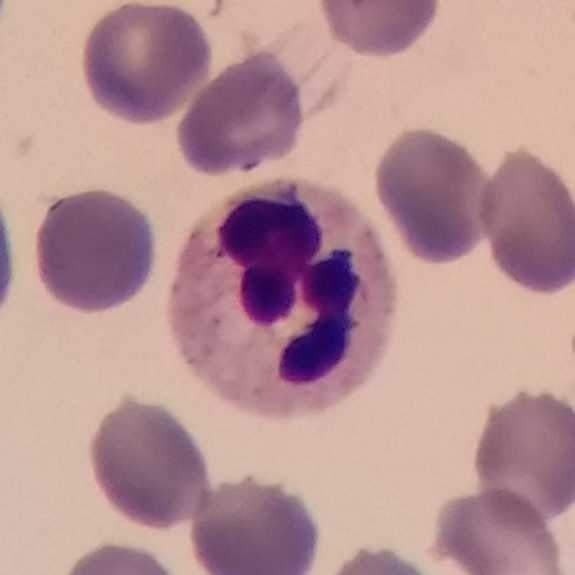
#> input picture data/TXL-PBC/images/test/00552f60c43350a0bf516cfbc13db058.png, 575 x 575 px
$ python -i match_txl_bloodmnist.py   (imports and definitions only)
#> lines starting #> are read from the running program, lines starting #| are printed output that depends on the picture
#> further down, picture is the input picture: PIL image 575x575 RGB; mean R, G, B 182.3, 145.3, 148.3
"""Find TXL-PBC images that are the same micrographs as BloodMNIST images.

TXL-PBC includes images from the PBC dataset (360 x 363 px), which is also BloodMNIST's source.
BloodMNIST was made by centre-cropping each PBC image to 200 x 200 and resizing. This script
applies the same transform to every TXL-PBC image of that size and finds its nearest BloodMNIST
image (64 px copy in data/bloodmnist). A match below the distance threshold means it is the same
micrograph, which gives
  * a leakage check: TXL-PBC crops matched to BloodMNIST *train* images were seen in training;
  * WBC-type labels for TXL-PBC cells, so the detector-crop pipeline can be scored on matched
    cells that are NOT in the BloodMNIST training split.

Writes reports/wbc_classifier/txl_bloodmnist_matches.json.
"""

from __future__ import annotations

import json
from pathlib import Path

import numpy as np
from PIL import Image

ROOT = Path(__file__).resolve().parents[1]
BM = ROOT / "data" / "bloodmnist"
TXL = ROOT / "data" / "TXL-PBC"
OUT = ROOT / "reports" / "wbc_classifier" / "txl_bloodmnist_matches.json"
SIDE = 64
THRESH = 6.0  # mean absolute difference in 0..255 grey levels at 64 px; same image ~ 1-3, different > 20


def to_bm(image: Image.Image) -> np.ndarray:
    w, h = image.size
#> w = 575; h = 575
    left, top = (w - 200) // 2, (h - 200) // 2
#> left = 187; top = 187
    crop = image.convert("RGB").crop((left, top, left + 200, top + 200)).resize((SIDE, SIDE), Image.BICUBIC)
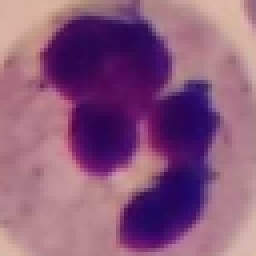
#> crop: PIL image 64x64 RGB (shown 4 times larger); mean R, G, B 139.5, 89.6, 124.1
    return np.asarray(crop, dtype=np.float32)


def main() -> None:
    files = sorted(BM.glob("*/*/*.png"))
    bank = np.stack([np.asarray(Image.open(f).convert("RGB"), dtype=np.float32) for f in files])
    small = bank.reshape(len(files), 16, 4, 16, 4, 3).mean(axis=(2, 4)).reshape(len(files), -1)
    meta = [(f.parts[-3], f.parts[-2], f.name) for f in files]  # split, class, name

    matches = []
    for split in ("train", "val", "test"):
        for p in sorted((TXL / "images" / split).glob("*.png")):
            image = Image.open(p)
            if image.size != (360, 363):
                continue
            q = to_bm(image)
            qs = q.reshape(16, 4, 16, 4, 3).mean(axis=(1, 3)).reshape(-1)
            cand = np.argsort(np.abs(small - qs).mean(axis=1))[:20]  # coarse search, then exact
            d = np.abs(bank[cand] - q).mean(axis=(1, 2, 3))
            best = int(cand[d.argmin()])
            matches.append({"txl_split": split, "txl_image": p.name, "distance": round(float(d.min()), 2),
                            "matched": bool(d.min() < THRESH), "bm_split": meta[best][0],
                            "bm_class": meta[best][1], "bm_file": meta[best][2]})

    OUT.parent.mkdir(parents=True, exist_ok=True)
    OUT.write_text(json.dumps(matches, indent=2))
    dist = np.array([m["distance"] for m in matches])
    print(f"{len(matches)} TXL-PBC images of 360x363; distance quantiles "
          f"{np.percentile(dist, [0, 25, 50, 75, 90, 100]).round(2).tolist()}")
    for split in ("train", "val", "test"):
        ms = [m for m in matches if m["txl_split"] == split and m["matched"]]
        by = {s: sum(m["bm_split"] == s for m in ms) for s in ("train", "val", "test")}
        print(f"TXL {split}: {len(ms)} matched -> BloodMNIST splits {by}")


# [2 lines not run here, left out]

>>> from PIL import Image
>>> picture = Image.open('../data/TXL-PBC/images/test/00552f60c43350a0bf516cfbc13db058.png')
>>> result = to_bm(picture)

$ run again, on data/TXL-PBC/images/train/0243909c29df5f76919fdbef062c52cc.png
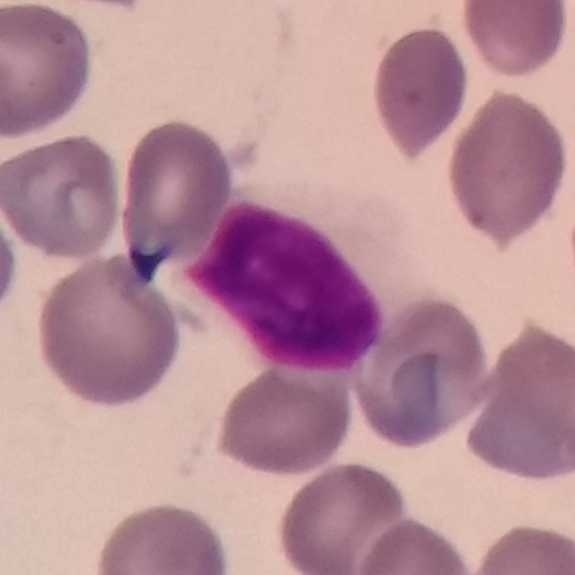
#> input picture data/TXL-PBC/images/train/0243909c29df5f76919fdbef062c52cc.png, 575 x 575 px
#> picture is the input picture: PIL image 575x575 RGB; mean R, G, B 184.5, 143.4, 152.8
#> in to_bm, `crop = image.convert("RGB").crop((left, top, left + 200, top + 200)).r..`:
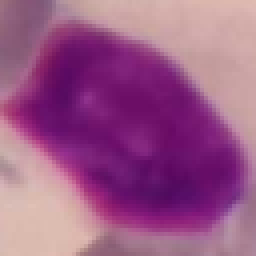
#> crop: PIL image 64x64 RGB (shown 4 times larger); mean R, G, B 155.6, 88.8, 135.9

$ run again, on data/TXL-PBC/images/val/000b241dc6d658eda115df7472e2b812.png
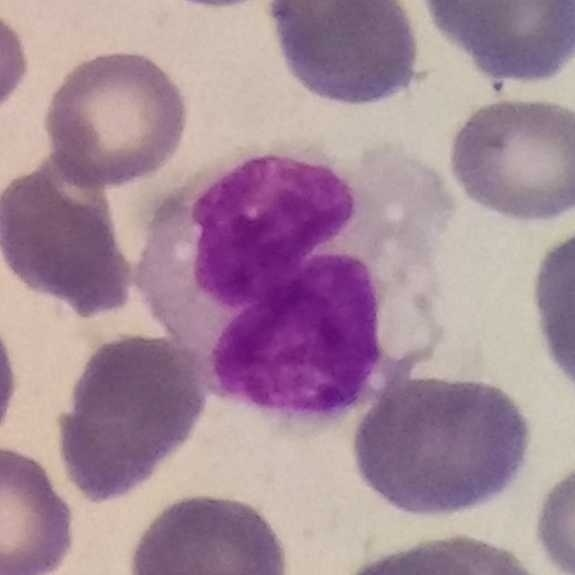
#> input picture data/TXL-PBC/images/val/000b241dc6d658eda115df7472e2b812.png, 575 x 575 px
#> picture is the input picture: PIL image 575x575 RGB; mean R, G, B 166.4, 138.5, 154.2
#> in to_bm, `crop = image.convert("RGB").crop((left, top, left + 200, top + 200)).r..`:
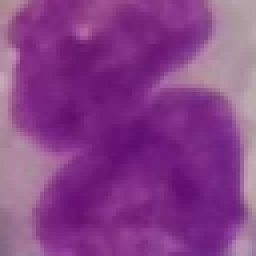
#> crop: PIL image 64x64 RGB (shown 4 times larger); mean R, G, B 135, 64.3, 136.8
